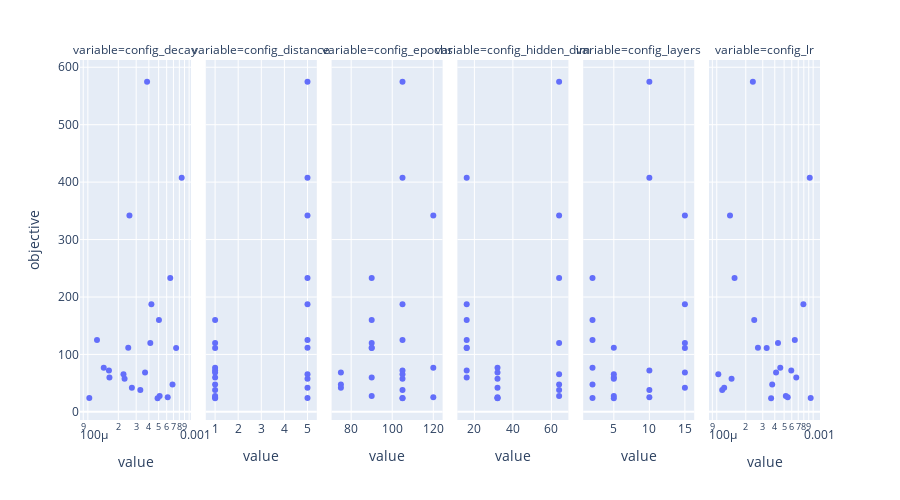

Notebook code for this chart:
### Code cell
px.scatter(melted, x='value', y='objective', facet_col='variable') \
    .update_layout(height=500) \
    .update_xaxes(matches=None) \
    .update_xaxes(type="log", col=1) \
    .update_xaxes(type="log", col=6)

### Figure 1 — Plotly figure (JSON) as saved in the notebook; plotly's stock layout.template omitted (floating-point values rounded to 4 significant figures)
{"data": [{"hovertemplate": "variable=config_decay<br>value=%{x}<br>objective=%{y}<extra></extra>", "legendgroup": "", "marker": {"color": "#636efa", "symbol": "circle"}, "mode": "markers", "name": "", "orientation": "v", "showlegend": false, "type": "scatter", "x": [0.0005113, 0.0001614, 0.0003844, 0.000337, 0.0002505, 0.0002574, 0.000367, 0.0004881, 0.0001634, 0.0003298, 0.0008446, 0.000744, 0.000424, 0.0006854, 0.0001231, 0.0006143, 0.0002721, 0.0002248, 0.0001435, 0.0004136, 0.0006511, 0.0002304, 0.0005035, 0.0001033], "xaxis": "x", "y": [27.54, 72.07, 574.8, null, 111.5, 342.0, 68.39, 23.69, 59.66, 38.14, 407.8, 111.0, 187.3, 47.83, 125.2, 25.61, 42.1, 65.67, 76.99, 119.7, 233.2, 57.46, 159.9, 24.04], "yaxis": "y"}, {"hovertemplate": "variable=config_distance<br>value=%{x}<br>objective=%{y}<extra></extra>", "legendgroup": "", "marker": {"color": "#636efa", "symbol": "circle"}, "mode": "markers", "name": "", "orientation": "v", "showlegend": false, "type": "scatter", "x": [1, 1, 5, 5, 5, 5, 1, 1, 1, 1, 5, 1, 5, 1, 5, 1, 5, 5, 1, 1, 5, 5, 1, 5], "xaxis": "x2", "y": [27.54, 72.07, 574.8, null, 111.5, 342.0, 68.39, 23.69, 59.66, 38.14, 407.8, 111.0, 187.3, 47.83, 125.2, 25.61, 42.1, 65.67, 76.99, 119.7, 233.2, 57.46, 159.9, 24.04], "yaxis": "y2"}, {"hovertemplate": "variable=config_epochs<br>value=%{x}<br>objective=%{y}<extra></extra>", "legendgroup": "", "marker": {"color": "#636efa", "symbol": "circle"}, "mode": "markers", "name": "", "orientation": "v", "showlegend": false, "type": "scatter", "x": [90, 105, 105, 90, 90, 120, 75, 105, 90, 105, 105, 90, 105, 75, 105, 120, 75, 105, 120, 90, 90, 105, 90, 105], "xaxis": "x3", "y": [27.54, 72.07, 574.8, null, 111.5, 342.0, 68.39, 23.69, 59.66, 38.14, 407.8, 111.0, 187.3, 47.83, 125.2, 25.61, 42.1, 65.67, 76.99, 119.7, 233.2, 57.46, 159.9, 24.04], "yaxis": "y3"}, {"hovertemplate": "variable=config_hidden_dim<br>value=%{x}<br>objective=%{y}<extra></extra>", "legendgroup": "", "marker": {"color": "#636efa", "symbol": "circle"}, "mode": "markers", "name": "", "orientation": "v", "showlegend": false, "type": "scatter", "x": [64, 16, 64, 32, 16, 64, 32, 32, 16, 64, 16, 16, 16, 64, 16, 32, 32, 64, 32, 64, 64, 32, 16, 32], "xaxis": "x4", "y": [27.54, 72.07, 574.8, null, 111.5, 342.0, 68.39, 23.69, 59.66, 38.14, 407.8, 111.0, 187.3, 47.83, 125.2, 25.61, 42.1, 65.67, 76.99, 119.7, 233.2, 57.46, 159.9, 24.04], "yaxis": "y4"}, {"hovertemplate": "variable=config_layers<br>value=%{x}<br>objective=%{y}<extra></extra>", "legendgroup": "", "marker": {"color": "#636efa", "symbol": "circle"}, "mode": "markers", "name": "", "orientation": "v", "showlegend": false, "type": "scatter", "x": [5, 10, 10, 10, 5, 15, 15, 5, 5, 10, 10, 15, 15, 2, 2, 10, 15, 5, 2, 15, 2, 5, 2, 2], "xaxis": "x5", "y": [27.54, 72.07, 574.8, null, 111.5, 342.0, 68.39, 23.69, 59.66, 38.14, 407.8, 111.0, 187.3, 47.83, 125.2, 25.61, 42.1, 65.67, 76.99, 119.7, 233.2, 57.46, 159.9, 24.04], "yaxis": "y5"}, {"hovertemplate": "variable=config_lr<br>value=%{x}<br>objective=%{y}<extra></extra>", "legendgroup": "", "marker": {"color": "#636efa", "symbol": "circle"}, "mode": "markers", "name": "", "orientation": "v", "showlegend": false, "type": "scatter", "x": [0.0005208, 0.0005929, 0.0002369, 0.0002074, 0.0002674, 0.0001372, 0.0004123, 0.0003662, 0.0006682, 0.0001139, 0.0009218, 0.0003295, 0.0007922, 0.0003761, 0.0006449, 0.0005444, 0.0001194, 0.0001038, 0.0004559, 0.0004318, 0.0001529, 0.0001424, 0.0002447, 0.0009431], "xaxis": "x6", "y": [27.54, 72.07, 574.8, null, 111.5, 342.0, 68.39, 23.69, 59.66, 38.14, 407.8, 111.0, 187.3, 47.83, 125.2, 25.61, 42.1, 65.67, 76.99, 119.7, 233.2, 57.46, 159.9, 24.04], "yaxis": "y6"}], "layout": {"annotations": [{"font": {}, "showarrow": false, "text": "variable=config_decay", "x": 0.075, "xanchor": "center", "xref": "paper", "y": 1, "yanchor": "bottom", "yref": "paper"}, {"font": {}, "showarrow": false, "text": "variable=config_distance", "x": 0.245, "xanchor": "center", "xref": "paper", "y": 1, "yanchor": "bottom", "yref": "paper"}, {"font": {}, "showarrow": false, "text": "variable=config_epochs", "x": 0.415, "xanchor": "center", "xref": "paper", "y": 1, "yanchor": "bottom", "yref": "paper"}, {"font": {}, "showarrow": false, "text": "variable=config_hidden_dim", "x": 0.585, "xanchor": "center", "xref": "paper", "y": 1, "yanchor": "bottom", "yref": "paper"}, {"font": {}, "showarrow": false, "text": "variable=config_layers", "x": 0.755, "xanchor": "center", "xref": "paper", "y": 1, "yanchor": "bottom", "yref": "paper"}, {"font": {}, "showarrow": false, "text": "variable=config_lr", "x": 0.925, "xanchor": "center", "xref": "paper", "y": 1, "yanchor": "bottom", "yref": "paper"}], "height": 500, "legend": {"tracegroupgap": 0}, "margin": {"t": 60}, "xaxis": {"anchor": "y", "domain": [0, 0.15], "title": {"text": "value"}, "type": "log"}, "xaxis2": {"anchor": "y2", "domain": [0.17, 0.32], "title": {"text": "value"}}, "xaxis3": {"anchor": "y3", "domain": [0.34, 0.49], "title": {"text": "value"}}, "xaxis4": {"anchor": "y4", "domain": [0.51, 0.66], "title": {"text": "value"}}, "xaxis5": {"anchor": "y5", "domain": [0.68, 0.83], "title": {"text": "value"}}, "xaxis6": {"anchor": "y6", "domain": [0.85, 1], "title": {"text": "value"}, "type": "log"}, "yaxis": {"anchor": "x", "domain": [0, 1], "title": {"text": "objective"}}, "yaxis2": {"anchor": "x2", "domain": [0, 1], "matches": "y", "showticklabels": false}, "yaxis3": {"anchor": "x3", "domain": [0, 1], "matches": "y", "showticklabels": false}, "yaxis4": {"anchor": "x4", "domain": [0, 1], "matches": "y", "showticklabels": false}, "yaxis5": {"anchor": "x5", "domain": [0, 1], "matches": "y", "showticklabels": false}, "yaxis6": {"anchor": "x6", "domain": [0, 1], "matches": "y", "showticklabels": false}}}
